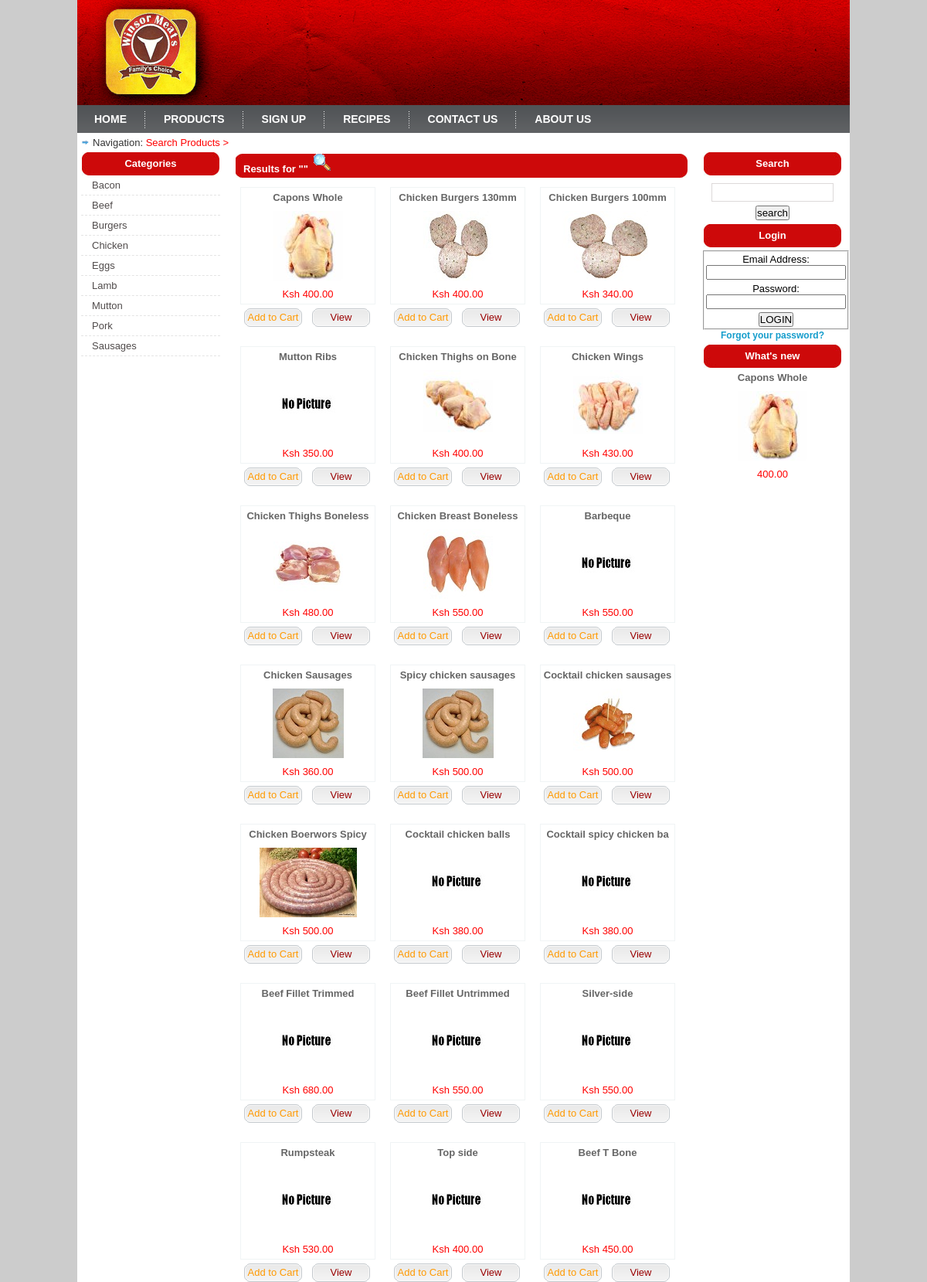
Screenshot of /search_products.php (upper part) with the database file from the repository.
### tables this page shows
CREATE TABLE IF NOT EXISTS `category` (
  `CatID` int(11) NOT NULL auto_increment,
  `CatName` varchar(25) NOT NULL,
  `CatDescription` varchar(100) NOT NULL,
  PRIMARY KEY  (`CatID`)
);

CREATE TABLE IF NOT EXISTS `products` (
  `ProductID` int(11) NOT NULL auto_increment,
  `ProdName` varchar(50) NOT NULL,
  `CatID` int(11) NOT NULL,
  `ProdPrice` float(10,2) default NULL,
  `ProdDescription` text,
  `ProdPhoto` varchar(50) default NULL,
  `ProdThumb` varchar(50) default NULL,
  `ProdSize` varchar(25) default NULL,
  `ProdQty` int(11) default NULL,
  `ProdAvailable` bit(1) NOT NULL,
  PRIMARY KEY  (`ProductID`)
);

### search_products.php (the view, shortened to what this page needs)
<?php
	require('header.php');
	$page_id='Search Products';
	$productname = $_POST['search'];
?>
    <div class="crumb_navigation">
    Navigation: <span class="current"> <?php echo($page_id.' > '.$productname); ?></span>
    </div>
  <?php
	include("left_content.php");
	?>
   <div class="center_content">
   	<div class="center_title_bar">Results for "<? echo($productname); ?>"  <img src="images/search.gif"></div>
    <?php
    $res = mysql_query ( 'SELECT * FROM products WHERE ProdName LIKE "%'.$productname.'%"');
	$num_products = mysql_num_rows($res);
	$i = 0;
    ?>
   <?
   if ($num_products==0)
   {
	?>
	<div class="prod_box_big">
        	<div class="top_prod_box_big"></div>
            <div class="center_prod_box_big">
                     <div class="details_big_box">
                         <div class="specifications">
                         <div class="product_title_big"><?php echo($productname);?> not found!</div>
                       </div>
                     </div>
            </div>
            <div class="bottom_prod_box_big"></div>
        </div>
	<?
	}else if($num_products>0)
	{
   while($i < $num_products) {
	$id 	 = mysql_result($res,$i,"ProductID");
	$title = mysql_result($res,$i,"ProdName");
	$price  = mysql_result($res,$i,"ProdPrice");
	$photo = mysql_result($res,$i,"ProdPhoto");
	if ($photo=="") $photo="nothumb.jpg";
	echo('<div class="prod_box">
        	<div class="top_prod_box"></div>
            <div class="center_prod_box">
                 <div class="product_title"><a href="view_product.php?id='.$id.'&productname='.$title.'" title="'.$title.'">'.$title.'</a></div>
                 <div class="product_img"><a href="view_product.php?id='.$id.'&productname='.$title.'" title="'.$title.'"><img id="img" src="uploaded/'.$photo.'" alt="" border="0" /></a></div>
              <div class="prod_price"><span class="price"> Ksh '.$price.'</span></div>
            </div>
            <div class="bottom_prod_box"></div>
            <div class="prod_details_tab">
            <a href="view_product.php?id='.$id.'&productname='.$title.'" class="prod_details" title="View Product">View</a>
			<a href="add_cart.php?id='.$id.'" class="prod_buy" title="Add to Cart">Add to Cart</a>
            </div>
        </div>');
		$i++;
		}
		}
    ?>
    </div>
<?php
	include("right_content.php");
	?>
   </div>
<?php
	require("footer.php");
?>

### left_content.php
 <div class="left_content">
  <div class="title_box">Categories</div>
      <ul class="left_menu">
      <?php
	$result = mysql_query ( 'SELECT * FROM category ORDER BY CatName');
	$num_cat = mysql_num_rows($result);
	$i = 0;
	$cats_to_show = 12;
	while($i < $num_cat && $i < $cats_to_show) {
		$cat_id =	mysql_result($result,$i,'CatID');
		$cat_name = mysql_result($result,$i,'CatName');
		echo('<li class="odd"><a href="view_category.php?cat_id='.$cat_id.'&cat_name='.$cat_name.'">'.$cat_name.'</a></li>');
	$i++;
	}
?>
      </ul>
   <div class="banner_adds"></div>
 </div>

### right_content.php (shortened to what this page needs)
  <div class="right_content">
  <div class="title_box">Search</div>
      	  <div class="border_box">
         <form method="post" action="search_products.php">
         <input type="text" name="search" class="newsletter_input" />
         <input type="submit"  value="search"/>
          </form>
     </div>
  <?php
  	if(!isset($_SESSION['WINSOR_LOGGED_IN']))
{
 	?>
  <div class="title_box"><?php
 if ($login_error==1) { print 'Login </div>
  <div class="border_box">
<div class="loginform">
           <form method="post" action="login.php">
             <p><input type="hidden" name="rememberme" value="0" /></p>
             <fieldset>
		  	<p id="error">Login Error: User not found!</p>
               <p><label for="username_2" class="top">Email Address:</label><br />
                 <input type="text" name="username" id="username" tabindex="1" class="field" value="" /></p>
   	        <p><label for="password" class="top">Password:</label><br />
                 <input type="password" name="password" id="password" tabindex="2" class="field" value="" /></p>
   	        <p><input type="submit" name="cmdweblogin" class="button" value="LOGIN"  /></p>
          </fieldset>
           </form>
       </div>
	<span class="blue"><a href="forgtpwd.php">Forgot your password?</a></span>
     </div>';
 } else  if ($login_error==2) { print 'Login </div>
  <div class="border_box">
<div class="loginform">
           <form method="post" action="login.php">
             <p><input type="hidden" name="rememberme" value="0" /></p>
             <fieldset>
		  	<p id="error">Login Error: Please activate your account from the email sent to you!</p>
               <p><label for="username_2" class="top">Email Address:</label><br />
                 <input type="text" name="username" id="username" tabindex="1" class="field" value="" /></p>
   	        <p><label for="password" class="top">Password:</label><br />
                 <input type="password" name="password" id="password" tabindex="2" class="field" value="" /></p>
   	        <p><input type="submit" name="cmdweblogin" class="button" value="LOGIN"  /></p>
          </fieldset>
           </form>
       </div>
	<span class="blue"><a href="forgtpwd.php">Forgot your password?</a></span>
     </div>';
 }else
  print 'Login </div>
  <div class="border_box">
<div class="loginform">
           <form method="post" action="login.php">
             <p><input type="hidden" name="rememberme" value="0" /></p>
             <fieldset>
               <p><label for="username_2" class="top">Email Address:</label><br />
                 <input type="text" name="username" id="username" tabindex="1" class="field" value="" /></p>
   	        <p><label for="password" class="top">Password:</label><br />
                 <input type="password" name="password" id="password" tabindex="2" class="field" value="" /></p>
   	        <p><input type="submit" name="cmdweblogin" class="button" value="LOGIN"  /></p>
          </fieldset>
           </form>
       </div>
	<span class="blue"><a href="forgtpwd.php">Forgot your password?</a></span>
     </div>'; }  ?>
   <div class="title_box">What's new</div>
    <div class="border_box">
    <?php
   $res = mysql_query ( "SELECT * FROM products ORDER BY ProductID");
$i = 0;
while($i < 1) {
$id 	 = mysql_result($res,$i,"ProductID");
$title = mysql_result($res,$i,"ProdName");
$price  = mysql_result($res,$i,"ProdPrice");
$photo = mysql_result($res,$i,"ProdPhoto");
$i++;
} ?>
        <div class="product_title"><? echo($title); ?></div>
        <div class="product_img"><a href="view_product.php?id=<? echo($id); ?>&productname=<? echo($title); ?>"><img id="img" src="uploaded/<? echo($photo); ?>" alt="" title="" border="0" /></a></div>
        <div class="prod_price"><span class="price"><? echo($price); ?></span></div>
    </div>
    <div class="banner_adds"></div>
  </div>

### css/style.css (style rules this page uses)
body { background-color:#CCC; padding:0; font-family:"Trebuchet MS", Arial, sans-serif; font-size:13px; margin:0px auto auto auto; color:#000; }
p { padding:2px; margin:0px; }
.crumb_navigation { width:980px; height:15px; padding:5px 10px 0 20px; color:#333333; background:url(../images/navbullet.png) no-repeat left; background-position:5px 8px; }
span.current { color:#F00; }
.left_content { width:180px; float:left; padding:0 0 0 5px; }
.title_box { width:180px; height:30px; margin:5px 0 0 0; background:url(../images/menutitle.jpg) no-repeat center; text-align:center; font-size:13px; font-weight:bold; color:#FFF; line-height:30px; }
ul.left_menu { width:180px; padding:0px; margin:0px; list-style:none; }
ul.left_menu li { margin:0px; list-style:none; }
ul.left_menu li.odd a { width:166px;height:25px;display:block; border-bottom:1px #e4e4e4 dashed; text-decoration:none;color:#504b4b;padding:0 0 0 14px; line-height:25px; }
.border_box { width:180px; height:auto; text-align:center; background:url(../images/box_bottom_bg.gif) no-repeat center bottom; }
.product_title { color:#666; padding:5px 0 5px 0; font-weight:bold; }
.product_title a { text-decoration:none; color:#666; padding:5px 0 5px 0; font-weight:bold; }
.product_img { padding:5px 0 5px 0; }
.prod_price { padding:5px 0 5px 0; }
span.price { color: #F00; }
input.newsletter_input { width:150px; height:16px; border:1px #ddd9d9 solid; margin:10px 0 5px 0; font-size:12px; padding:3px; color:#000000; }
.banner_adds { width:180px; text-align:center; padding:10px 0 10px 0; }
.center_content { width:600px; float:left; padding:5px 10px 5px 15px; }
.center_title_bar { width:575px; height:35px; float:left; padding:0 0 0 10px; margin:0 0 0 5px; line-height:31px; font-size:13px; color:#FFF; font-weight:bold; background:url(../images/bar_bg.jpg) no-repeat center; }
.right_content { width:180px; float:left; padding:0px; }
.prod_box { width:173px; height:auto; float:left; padding:10px 10px 10px 11px; }
.center_prod_box { width:173px;height: auto;float:left; text-align:center;padding:0px; margin:0px; border:1px #F0F4F5 solid; }
.prod_details_tab { width:173px; height:31px; float:left; margin:3px 0 0 0; }
a.prod_details { width:75px; height:24px; display:block; float:right; background:url(../images/link_bg.gif) no-repeat center; margin:2px 5px 0 0; text-align:center; line-height:24px; text-decoration:none; color:#900; }
a.prod_buy { width:75px; height:24px; display:block; float:left; background:url(../images/link_bg.gif) no-repeat center; margin:2px 0 0 5px; text-align:center; line-height:24px; text-decoration:none; color: #F90; }
span.blue { color:#159DCC; font-weight:bold; font-size:12px; text-decoration:none; }
span a { color:#159DCC; text-decoration:none; }

### css/ThickBox.css (style rules this page uses)
* { padding: 0; margin: 0; }

### rows the page displays
category: CatName "Bacon"
category: CatName "Beef"
category: CatName "Burgers"
category: CatName "Chicken"
category: CatName "Eggs"
category: CatName "Lamb"
category: CatName "Mutton"
category: CatName "Pork"
category: CatName "Sausages"
products: ProdName "Capons Whole", ProdPhoto (picture), ProdPrice "400.00"
products: ProdName "Chicken Burgers 130mm", ProdPhoto (picture), ProdPrice "400.00"
products: ProdName "Chicken Burgers 100mm", ProdPhoto (picture), ProdPrice "340.00"
products: ProdName "Mutton Ribs", ProdPrice "350.00"
products: ProdName "Chicken Thighs on Bone", ProdPhoto (picture), ProdPrice "400.00"
products: ProdName "Chicken Wings", ProdPhoto (picture), ProdPrice "430.00"
products: ProdName "Chicken Thighs Boneless", ProdPhoto (picture), ProdPrice "480.00"
products: ProdName "Chicken Breast Boneless", ProdPhoto (picture), ProdPrice "550.00"
products: ProdName "Barbeque", ProdPrice "550.00"
products: ProdName "Chicken Sausages", ProdPhoto (picture), ProdPrice "360.00"
products: ProdName "Spicy chicken sausages", ProdPhoto (picture), ProdPrice "500.00"
products: ProdName "Cocktail chicken sausages", ProdPhoto (picture), ProdPrice "500.00"
products: ProdName "Chicken Boerwors Spicy", ProdPhoto (picture), ProdPrice "500.00"
products: ProdName "Cocktail chicken balls", ProdPrice "380.00"
products: ProdName "Cocktail spicy chicken ba", ProdPrice "380.00"
products: ProdName "Beef Fillet Trimmed", ProdPrice "680.00"
products: ProdName "Beef Fillet Untrimmed", ProdPrice "550.00"
products: ProdName "Silver-side", ProdPrice "550.00"
products: ProdName "Rumpsteak", ProdPrice "530.00"
products: ProdName "Top side", ProdPrice "400.00"
products: ProdName "Beef T Bone", ProdPrice "450.00"

### other values shown
$page_id "Search Products"
